Frame 1 (no input): blank canvas, image omitted
Frame 60 (no input): blank canvas, image omitted
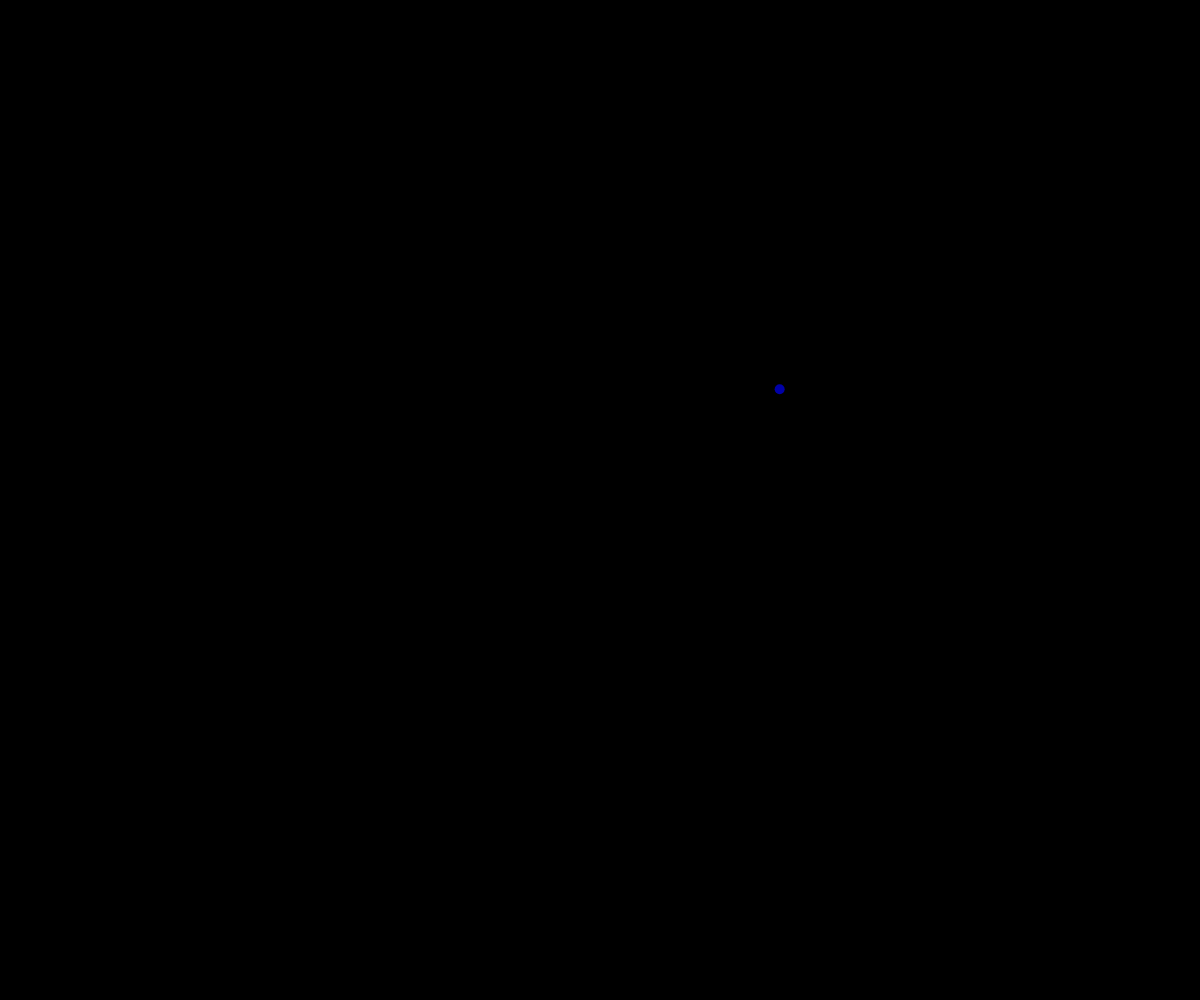
Frame 120 (the mouse pressed at the canvas centre since frame 60)

The p5.js sketch whose frames 1 and 60 were blank and that drew this single picture after the mouse press (run headless with seeded random() and noise() and a simulated clock; from frame 60 on, the mouse is pressed at the canvas centre):

// p5.js sketch
// ── sketch.js
let theBallArray = [];
let maxSpeed = 6;
function setup() {
  createCanvas(windowWidth, windowHeight);
  spawnBall();
  noStroke();
  angleMode(DEGREES);
}

function draw() {
  background(0);
  moveCircle();
  checkCollisions();
  bounceEdge();
  showCircle();
  // console.log(y);
}

function mousePressed() {
  spawnBall(mouseX, mouseY);
}


function spawnBall(x, y) {
  // let radius = random(25, 75);
  let radius = 5;
  x = min(max(radius, x), width-radius);
  y = min(max(radius, y), height-radius);
  let newBall = {
    x : x,
    y : y,
    dx : random(-maxSpeed, maxSpeed),
    dy : random(-maxSpeed, maxSpeed),
    radius : radius,
    r : 255,
    g : 255,
    b : 255,
  };
  newBall.g = 0;
  newBall.r = 510*(sq(newBall.dx)+sq(newBall.dy))/(2*sq(maxSpeed))-255;
  newBall.b = 255-225*(sq(newBall.dx)+sq(newBall.dy))/(2*sq(maxSpeed));

  theBallArray.push(newBall);
}

function moveCircle() {
  for (let i=0; i<theBallArray.length; i++) {
    let theBall = theBallArray[i];
    theBall.x = theBall.x + theBall.dx;
    theBall.y = theBall.y + theBall.dy;
  }
}

function bounceEdge() {
  for (let i=0; i<theBallArray.length; i++) {
    let theBall = theBallArray[i];
    //should i bounce?
    if (theBall.x < 0 + theBall.radius || theBall.x > width - theBall.radius) {
      theBall.x = max(theBall.radius, min(theBall.x, width-theBall.radius));
      theBall.dx = theBall.dx * -1;
      // randomizeColor(theBall);
    }
    if (theBall.y < 0 + theBall.radius || theBall.y > height - theBall.radius) {
      theBall.y = max(theBall.radius, min(theBall.y, height-theBall.radius));
      theBall.dy = theBall.dy * -1;
      // randomizeColor(theBall);
    }
  }
}

// check collisions between balls
function checkCollisions() {
  for (let i=0; i<theBallArray.length; i++) {
    let ball1 = theBallArray[i];
    for (let j=i+1; j<theBallArray.length; j++) {
      let ball2 = theBallArray[j];
      let d = dist(ball1.x, ball1.y, ball2.x, ball2.y);
      if (d <= ball1.radius + ball2.radius) {
        // define vectors
        let normal = createVector(ball2.x-ball1.x, ball2.y-ball1.y);
        normal.normalize();
        let v1 = createVector(ball1.dx, ball1.dy);
        let v2 = createVector(ball2.dx, ball2.dy);
        let v1Dot = v1.dot(normal);
        let v2Dot = v2.dot(normal);
        // correct overlap
        let overlap = ball1.radius+ball2.radius-d;
        ball1.x -= overlap/2*normal.x;
        ball1.y -= overlap/2*normal.y;
        ball2.x += overlap/2*normal.x;
        ball2.y += overlap/2*normal.y;
        bounceEdge();
        // collides perfectly elastically, along the normal
        let v1Change = normal.copy();
        let v2Change = normal.copy();
        // assume that the masses of the balls are all the same, then they simply "exchange" velocities
        v1Change.mult(v2Dot-v1Dot);
        v2Change.mult(v1Dot-v2Dot);
        v1.add(v1Change);
        v2.add(v2Change);
        ball1.dx = v1.x;
        ball1.dy = v1.y;
        ball2.dx = v2.x;
        ball2.dy = v2.y;
      }
    }
  }
}


function showCircle() {
  for (let i=0; i<theBallArray.length; i++) {
    let theBall = theBallArray[i];
    // the kinetic energy of the ball
    let ballKE = (sq(theBall.dx)+sq(theBall.dy))/(2*sq(maxSpeed));
    theBall.r = max(0,2*ballKE - 1)*255;
    theBall.b = max(0,1-2*ballKE)*255;
    fill(theBall.r, theBall.g, theBall.b);
    circle(theBall.x, theBall.y, theBall.radius*2)
  }
}

function randomizeColor(theBall) {
  theBall.r = random(255);
  theBall.g = random(255);
  theBall.b = random(255);
}
